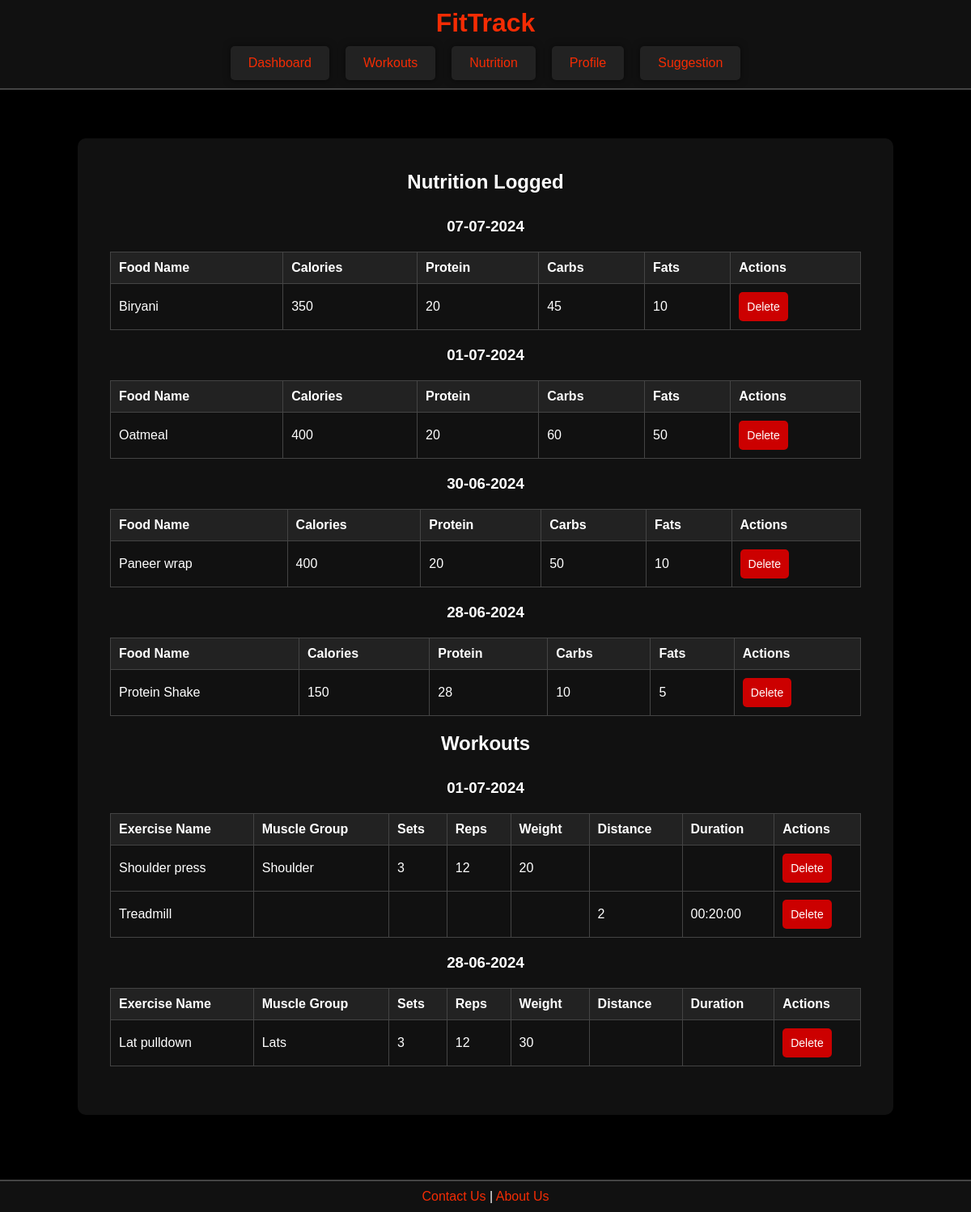
/dashboard.php (signed in), run on the app's committed database.
### tables this page shows
CREATE TABLE `nutrition` (
  `id` int(11) NOT NULL,
  `user_id` int(11) NOT NULL,
  `food_name` varchar(255) DEFAULT NULL,
  `calories_consumed` int(11) DEFAULT NULL,
  `protein` float DEFAULT NULL,
  `carbs` float DEFAULT NULL,
  `fats` float DEFAULT NULL,
  `log_date` date DEFAULT NULL
);

CREATE TABLE `workouts` (
  `id` int(11) NOT NULL,
  `user_id` int(11) NOT NULL,
  `exercise_name` varchar(255) DEFAULT NULL,
  `muscle_group` varchar(255) DEFAULT NULL,
  `sets` int(11) DEFAULT NULL,
  `reps` int(11) DEFAULT NULL,
  `weight` float DEFAULT NULL,
  `distance` float DEFAULT NULL,
  `duration` time DEFAULT NULL,
  `workout_date` date DEFAULT NULL
);

### dashboard.php (the view, shortened to what this page needs)
<?php
include 'db.php';
$user_id = $_SESSION['user_id'];
$sql_nutrition = "SELECT * FROM nutrition WHERE user_id = ? ORDER BY log_date DESC";
$stmt_nutrition = $conn->prepare($sql_nutrition);
$stmt_nutrition->bind_param("i", $user_id);
$stmt_nutrition->execute();
$result_nutrition = $stmt_nutrition->get_result();
$sql_workouts = "SELECT * FROM workouts WHERE user_id = ? ORDER BY workout_date DESC";
$stmt_workouts = $conn->prepare($sql_workouts);
$stmt_workouts->bind_param("i", $user_id);
$stmt_workouts->execute();
$result_workouts = $stmt_workouts->get_result();
$nutrition_data = [];
$workouts_data = [];
while ($row = $result_nutrition->fetch_assoc()) {
    $row['log_date_formatted'] = date('d-m-Y', strtotime($row['log_date']));
    $nutrition_data[$row['log_date']][] = $row;
}
while ($row = $result_workouts->fetch_assoc()) {
    $row['workout_date_formatted'] = date('d-m-Y', strtotime($row['workout_date']));
    $workouts_data[$row['workout_date']][] = $row;
}
?>
<!DOCTYPE html>
<html lang="en">
<head>
</head>
<body>
    <div class="header">
        <h1>FitTrack</h1>
        <nav>
            <ul>
                <li><a href="dashboard.php">Dashboard</a></li>
                <li><a href="workouts.php">Workouts</a></li>
                <li><a href="nutrition.php">Nutrition</a></li>
                <li><a href="profile.php">Profile</a></li>
                <li><a href="suggest.php">Suggestion</a></li>
            </ul>
        </nav>
    </div>
    <div class="container">
        <div class="content">
            <div class="login-box">
                <h2>Nutrition Logged</h2>
                <?php if (!empty($nutrition_data)): ?>
                    <?php foreach ($nutrition_data as $date => $entries): ?>
                        <h3><?php echo htmlspecialchars($entries[0]['log_date_formatted']); ?></h3>
                        <table>
                            <thead>
                                <tr>
                                    <th>Food Name</th>
                                    <th>Calories</th>
                                    <th>Protein</th>
                                    <th>Carbs</th>
                                    <th>Fats</th>
                                    <th>Actions</th>
                                </tr>
                            </thead>
                            <tbody>
                                <?php foreach ($entries as $entry): ?>
                                    <tr>
                                        <td><?php echo htmlspecialchars($entry['food_name']); ?></td>
                                        <td><?php echo htmlspecialchars($entry['calories_consumed']); ?></td>
                                        <td><?php echo htmlspecialchars($entry['protein']); ?></td>
                                        <td><?php echo htmlspecialchars($entry['carbs']); ?></td>
                                        <td><?php echo htmlspecialchars($entry['fats']); ?></td>
                                        <td>
                                            <form method="post" action="dashboard.php" style="display:inline;">
                                                <button type="submit" name="delete_nutrition" class="delete-btn">Delete</button>
                                            </form>
                                        </td>
                                    </tr>
                                <?php endforeach; ?>
                            </tbody>
                        </table>
                    <?php endforeach; ?>
                <?php else: ?>
                    <p>No nutrition data logged yet.</p>
                <?php endif; ?>
                <h2>Workouts</h2>
                <?php if (!empty($workouts_data)): ?>
                    <?php foreach ($workouts_data as $date => $entries): ?>
                        <h3><?php echo htmlspecialchars($entries[0]['workout_date_formatted']); ?></h3>
                        <table>
                            <thead>
                                <tr>
                                    <th>Exercise Name</th>
                                    <th>Muscle Group</th>
                                    <th>Sets</th>
                                    <th>Reps</th>
                                    <th>Weight</th>
                                    <th>Distance</th>
                                    <th>Duration</th>
                                    <th>Actions</th>
                                </tr>
                            </thead>
                            <tbody>
                                <?php foreach ($entries as $entry): ?>
                                    <tr>
                                        <td><?php echo htmlspecialchars($entry['exercise_name']); ?></td>
                                        <td><?php echo htmlspecialchars($entry['muscle_group']); ?></td>
                                        <td><?php echo htmlspecialchars($entry['sets']); ?></td>
                                        <td><?php echo htmlspecialchars($entry['reps']); ?></td>
                                        <td><?php echo htmlspecialchars($entry['weight']); ?></td>
                                        <td><?php echo htmlspecialchars($entry['distance']); ?></td>
                                        <td><?php echo htmlspecialchars($entry['duration']); ?></td>
                                        <td>
                                            <form method="post" action="dashboard.php" style="display:inline;">
                                                <button type="submit" name="delete_workout" class="delete-btn">Delete</button>
                                            </form>
                                        </td>
                                    </tr>
                                <?php endforeach; ?>
                            </tbody>
                        </table>
                    <?php endforeach; ?>
                <?php else: ?>
                    <p>No workouts logged yet.</p>
                <?php endif; ?>
            </div>
        </div>
    </div>
    <div class="footer">
        <p><a href="contactus.php">Contact Us</a> | <a href="aboutus.php">About Us</a></p>
    </div>
</body>
</html>

### data on the page
nutrition: food_name "Biryani", calories_consumed "350", protein "20", carbs "45", fats "10"
nutrition: food_name "Oatmeal", calories_consumed "400", protein "20", carbs "60", fats "50"
nutrition: food_name "Paneer wrap", calories_consumed "400", protein "20", carbs "50", fats "10"
nutrition: food_name "Protein Shake", calories_consumed "150", protein "28", carbs "10", fats "5"
workouts: exercise_name "Shoulder press", muscle_group "Shoulder", sets "3", reps "12", weight "20"
workouts: exercise_name "Treadmill", distance "2", duration "00:20:00"
workouts: exercise_name "Lat pulldown", muscle_group "Lats", sets "3", reps "12", weight "30"

### other printed values
$entries[0]['log_date_formatted'] "07-07-2024"
$entries[0]['log_date_formatted'] "01-07-2024"
$entries[0]['log_date_formatted'] "30-06-2024"
$entries[0]['log_date_formatted'] "28-06-2024"
$entries[0]['workout_date_formatted'] "01-07-2024"
$entries[0]['workout_date_formatted'] "28-06-2024"
